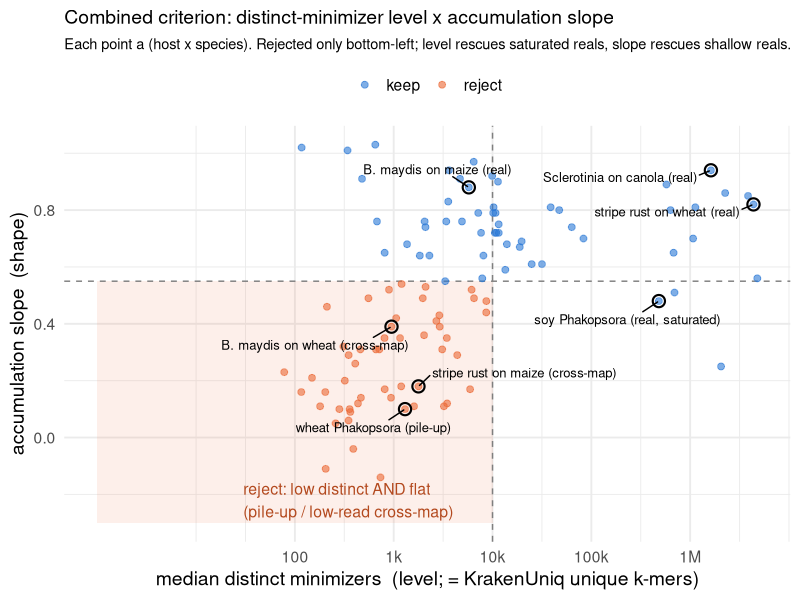

The R source for this figure:
# model2d.R — the combined criterion: distinct-minimizer level x accumulation slope.
#
# Neither axis suffices alone. LEVEL (absolute distinct minimizers, = KrakenUniq's unique
# k-mer count) separates the pile-up floor (~1k) from real detections (>10k) regardless of
# read depth. SLOPE separates accumulating from flat. A (host x species) is rejected only
# in the bottom-left: low distinct AND flat. Saturated-real (Phakopsora on soy: low slope,
# huge distinct) is kept by level; real-but-shallow that still accumulates (Bipolaris
# maydis on maize: modest distinct, steep slope) is kept by slope.
#
# Input: kraken/assign/figures/model2d.tsv   Output: model2d.png

library(ggplot2)

d <- read.delim("kraken/assign/figures/model2d.tsv", sep = "\t", check.names = FALSE)
L_CUT <- 1e4; S_CUT <- 0.55
d$verdict <- ifelse(d$med_distinct < L_CUT & d$slope < S_CUT, "reject", "keep")

lab <- c("Phakopsora pachyrhizi|Glycine max|soy Phakopsora (real, saturated)",
         "Phakopsora pachyrhizi|Triticum aestivum|wheat Phakopsora (pile-up)",
         "Bipolaris maydis|Zea mays|B. maydis on maize (real)",
         "Bipolaris maydis|Triticum aestivum|B. maydis on wheat (cross-map)",
         "Puccinia striiformis|Triticum aestivum|stripe rust on wheat (real)",
         "Puccinia striiformis|Zea mays|stripe rust on maize (cross-map)",
         "Sclerotinia sclerotiorum|Brassica napus|Sclerotinia on canola (real)")
lm <- do.call(rbind, lapply(strsplit(lab, "\\|"), function(x)
  data.frame(species = x[1], host = x[2], tag = x[3])))
d <- merge(d, lm, by = c("species", "host"), all.x = TRUE)
key <- d[!is.na(d$tag), ]

p <- ggplot(d, aes(med_distinct, slope)) +
  annotate("rect", xmin = 1, xmax = L_CUT, ymin = -0.3, ymax = S_CUT,
           fill = "#eb6834", alpha = 0.10) +
  annotate("text", x = 30, y = -0.22, hjust = 0, size = 4, colour = "#b3491e",
           label = "reject: low distinct AND flat\n(pile-up / low-read cross-map)") +
  geom_hline(yintercept = S_CUT, linetype = "dashed", colour = "grey50") +
  geom_vline(xintercept = L_CUT, linetype = "dashed", colour = "grey50") +
  geom_point(aes(colour = verdict), size = 2, alpha = 0.6) +
  geom_point(data = key, shape = 21, size = 3.4, stroke = 1.1, fill = NA, colour = "black") +
  ggrepel::geom_text_repel(data = key, aes(label = tag), size = 3.3,
                           box.padding = 0.6, min.segment.length = 0, seed = 1,
                           max.overlaps = 20) +
  scale_x_log10(breaks = 10^(2:6), labels = c("100","1k","10k","100k","1M")) +
  scale_colour_manual(values = c(keep = "#2a78d6", reject = "#eb6834"), name = NULL) +
  labs(x = "median distinct minimizers  (level; = KrakenUniq unique k-mers)",
       y = "accumulation slope  (shape)",
       title = "Combined criterion: distinct-minimizer level x accumulation slope",
       subtitle = "Each point a (host x species). Rejected only bottom-left; level rescues saturated reals, slope rescues shallow reals.") +
  theme_minimal(base_size = 14) +
  theme(panel.background = element_rect(fill = "white", colour = NA),
        plot.background = element_rect(fill = "white", colour = NA),
        legend.position = "top", plot.title = element_text(size = 14),
        plot.subtitle = element_text(size = 10.5))

ggsave("kraken/assign/figures/model2d.png", p, width = 12, height = 8,
       dpi = 200, bg = "white", device = ragg::agg_png)
cat("wrote kraken/assign/figures/model2d.png\n")
